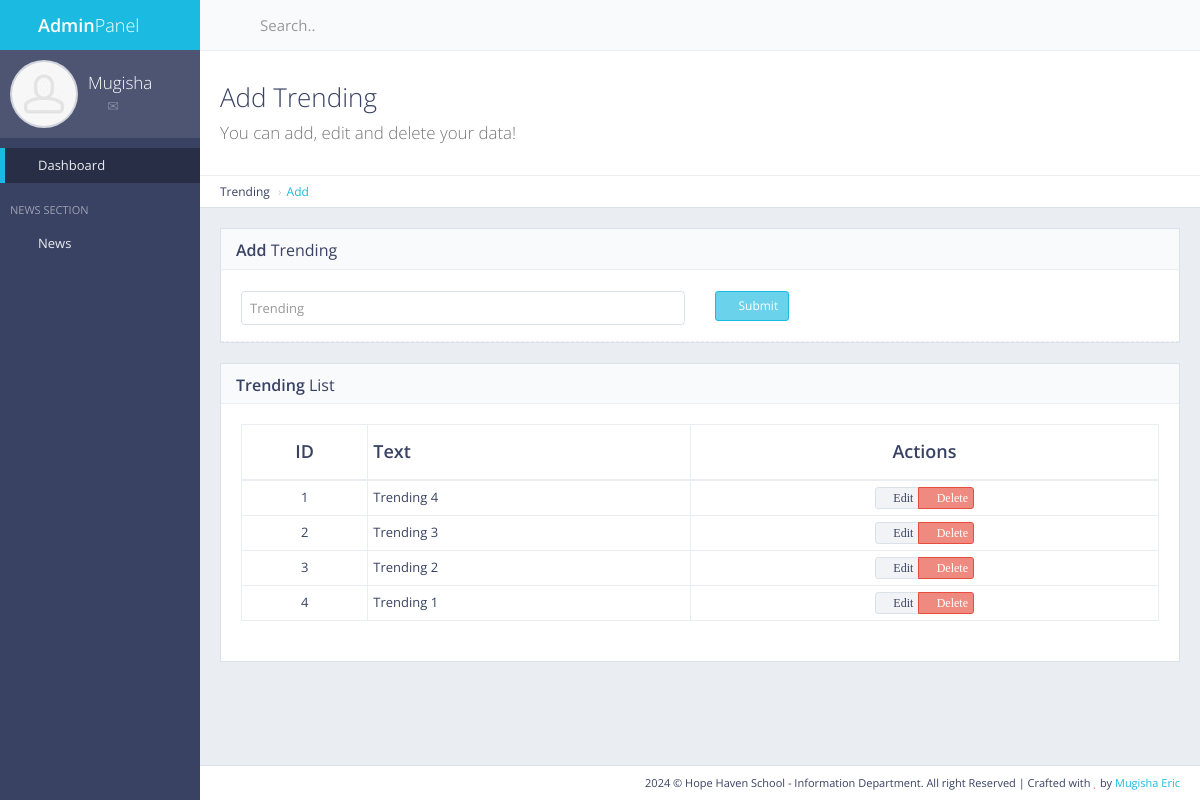
The page /panel/trending/ (signed in) on the database its author committed.
### trending/models.py (models this page shows, shortened)
class Trending(models.Model):
    txt = models.CharField(max_length=200)

### trending/views.py (the view, shortened to what this page needs)
# urls.py: path('panel/trending/', views.trending_add, name='trending_add'),  # Admin Panel Trending Add
def trending_add(request):
    if not request.user.is_authenticated:
        return redirect('mylogin')
    trendinglist = Trending.objects.all()
    return render(request, 'back/trending.html', {'trendinglist':trendinglist})

### main/templatetags/extra_auth.py (called while the page is built)
@register.filter(name='has_group')
def has_group(user, group_name):
    return user.groups.filter(name=group_name).exists()

### main/templates/back/trending.html (shortened to what this page needs)
{% extends 'back/master.html' %}
{% load static %}
{% block mainblock %}
<div class="content-header">
    <div class="header-section">
        <h1>
            <i class="fa fa-table"></i>Add Trending<br><small>You can add, edit and delete your data!</small>
        </h1>
    </div>
</div>
<ul class="breadcrumb breadcrumb-top">
    <li>Trending</li>
    <li><a href="/panel/trending">Add</a></li>
</ul>
<div class="row">
    <div class="col-md-12">
        <div class="block">
            <div class="block-title">
                <h2><strong>Add</strong> Trending</h2>
            </div>
            <form action="" method="post" enctype="multipart/form-data" class="form-horizontal form-bordered">
                <div class="form-group">
                    <div class="col-md-6">
                        <input type="text" id="txt" name="txt" class="form-control" placeholder="Trending">
                    </div>
                    <div class="col-md-6">
                        <button type="submit" class="btn btn-sm btn-primary"><i class="fa fa-angle-right"></i> Submit</button>
                    </div>
                </div>
            </form>
        </div>
    </div>
</div>
<div class="block full">
    <div class="block-title">
        <h2><strong>Trending</strong> List</h2>
    </div>
    <div class="table-responsive">
        <table id="example-datatable" class="table table-vcenter table-condensed table-bordered">
            <thead>
                <tr>
                    <th class="text-center">ID</th>
                    <th>Text</th>
                    <th class="text-center">Actions</th>
                </tr>
            </thead>
            <tbody>
                {% for cc in trendinglist %}
                <tr>
                    <td class="text-center">{{ cc.pk }}</td>
                    <td>{{ cc.txt }}</td>
                    <td class="text-center">
                        <div class="btn-group">
                            <a href="{% url 'trending_edit' pk=cc.pk %}" data-toggle="tooltip" title="Edit" class="btn btn-xs btn-default"><i class="fa fa-pencil"> Edit</i></a>
                            <a href="{% url 'trending_del' pk=cc.pk %}" data-toggle="tooltip" title="Delete" class="btn btn-xs btn-danger"><i class="fa fa-times"> Delete</i></a>
                        </div>
                    </td>
                </tr>
                {% endfor %}
            </tbody>
        </table>
    </div>
</div>
{% endblock %}

### main/templates/back/master.html (shortened to what this page needs)
{% load static %}
{% load extra_auth %}
{% if user.is_authenticated %}
<!DOCTYPE html>
 <html class="no-js" lang="en">
    <head>
        <link rel="stylesheet" href="{% static 'back/css/bootstrap.min.css' %}">
        <link rel="stylesheet" href="{% static 'back/css/plugins.css' %}">
        <link rel="stylesheet" href="{% static 'back/css/main.css' %}">
        <link rel="stylesheet" href="{% static 'back/css/themes.css' %}">
    </head>
    <body>
        <div id="page-wrapper">
            <div id="page-container" class="sidebar-partial sidebar-visible-lg sidebar-no-animations">
                <div id="sidebar">
                    <div id="sidebar-scroll">
                        <div class="sidebar-content">
                            <a href="/panel" class="sidebar-brand">
                                <i class="gi gi-flash"></i><span class="sidebar-nav-mini-hide"><strong>Admin</strong>Panel</span>
                            </a>
                            <div class="sidebar-section sidebar-user clearfix sidebar-nav-mini-hide">
                                <div class="sidebar-user-avatar">
                                    <a href="#">
                                        <img src="{% static 'back/img/placeholders/avatars/avatar2.jpg' %}" alt="avatar">
                                    </a>
                                </div>
                                <div class="sidebar-user-name">{{ request.user }}</div>
                                <div class="sidebar-user-links">
                                    <a href="#" data-toggle="tooltip" data-placement="bottom" title="Profile"><i class="gi gi-user"></i></a>
                                    <a href="#" data-toggle="tooltip" data-placement="bottom" title="Messages"><i class="gi gi-envelope"></i></a>
                                    <a href="/panel/change/pass/" class="enable-tooltip" data-placement="bottom" title="Settings" ><i class="gi gi-cogwheel"></i></a>
                                    <a href="/logout" data-toggle="tooltip" data-placement="bottom" title="Logout"><i class="gi gi-exit"></i></a>
                                </div>
                            </div>
                        <ul class="sidebar-nav">
                            {% if perms.main.master_user %}
                            <li>
                                <a href="/panel" class=" active"><i class="gi gi-stopwatch sidebar-nav-icon"></i><span class="sidebar-nav-mini-hide">Dashboard</span></a>
                            </li>
                            {% endif %}
                        <li class="sidebar-header">
                            <span class="sidebar-header-options clearfix"><a href="javascript:void(0)" data-toggle="tooltip" title="Quick Settings"><i class="gi gi-settings"></i></a></span>
                            <span class="sidebar-header-title">News Section</span>
                        </li>
                                <li>
                                    <a href="#" class="sidebar-nav-menu"><i class="fa fa-angle-left sidebar-nav-indicator sidebar-nav-mini-hide"></i><i class="gi gi-show_big_thumbnails sidebar-nav-icon"></i><span class="sidebar-nav-mini-hide">News</span></a>
                                </li>
                            </ul>
                        </div>
                    </div>
                </div>
                <div id="main-container">
                    <header class="navbar navbar-default">
                        <ul class="nav navbar-nav-custom">
                            <li>
                                <a href="javascript:void(0)" onclick="App.sidebar('toggle-sidebar');this.blur();">
                                    <i class="fa fa-bars fa-fw"></i>
                                </a>
                            </li>
                        </ul>
                        <form action="#" method="post" class="navbar-form-custom">
                            <div class="form-group">
                                <input type="text" id="top-search" name="top-search" class="form-control" placeholder="Search..">
                            </div>
                        </form>
                    </header>
                    <div id="page-content">
                    {% block mainblock %}
                    {% endblock %}
                    </div>
                    <footer class="clearfix">
                        <div class="pull-right">
                            2024 &copy; Hope Haven School - Information Department. All right Reserved |
                            Crafted with <i class="fa fa-heart text-danger"></i> by <a href="https://buymeacoffee.com/funderic" target="_blank">Mugisha Eric</a>
                        </div>
                    </footer>
                </div>
            </div>
        </div>
    </body>
</html>
{% else %}
Please Login
{% endif %}

### rows shown on the page
Trending: pk "1", txt "Trending 4"
Trending: pk "2", txt "Trending 3"
Trending: pk "3", txt "Trending 2"
Trending: pk "4", txt "Trending 1"

### other values the page prints
{{ request.user }} "Mugisha"
